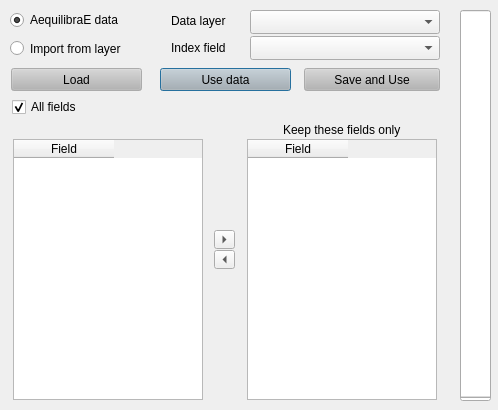
<?xml version="1.0" encoding="UTF-8"?>
<ui version="4.0">
 <class>vector_loader</class>
 <widget class="QDialog" name="vector_loader">
  <property name="windowModality">
   <enum>Qt::ApplicationModal</enum>
  </property>
  <property name="geometry">
   <rect>
    <x>0</x>
    <y>0</y>
    <width>498</width>
    <height>410</height>
   </rect>
  </property>
  <property name="maximumSize">
   <size>
    <width>498</width>
    <height>430</height>
   </size>
  </property>
  <property name="font">
   <font>
    <pointsize>9</pointsize>
   </font>
  </property>
  <property name="windowTitle">
   <string>AequilibraE  -  Vector loader</string>
  </property>
  <property name="windowIcon">
   <iconset>
    <normaloff>../icon.png</normaloff>../icon.png</iconset>
  </property>
  <property name="modal">
   <bool>true</bool>
  </property>
  <widget class="QPushButton" name="but_import_and_use">
   <property name="geometry">
    <rect>
     <x>160</x>
     <y>68</y>
     <width>131</width>
     <height>23</height>
    </rect>
   </property>
   <property name="palette">
    <palette>
     <active>
      <colorrole role="Button">
       <brush brushstyle="SolidPattern">
        <color alpha="255">
         <red>180</red>
         <green>180</green>
         <blue>180</blue>
        </color>
       </brush>
      </colorrole>
     </active>
     <inactive>
      <colorrole role="Button">
       <brush brushstyle="SolidPattern">
        <color alpha="255">
         <red>180</red>
         <green>180</green>
         <blue>180</blue>
        </color>
       </brush>
      </colorrole>
     </inactive>
     <disabled>
      <colorrole role="Button">
       <brush brushstyle="SolidPattern">
        <color alpha="255">
         <red>180</red>
         <green>180</green>
         <blue>180</blue>
        </color>
       </brush>
      </colorrole>
     </disabled>
    </palette>
   </property>
   <property name="text">
    <string>Use data</string>
   </property>
  </widget>
  <widget class="QProgressBar" name="progressbar">
   <property name="enabled">
    <bool>true</bool>
   </property>
   <property name="geometry">
    <rect>
     <x>460</x>
     <y>10</y>
     <width>31</width>
     <height>391</height>
    </rect>
   </property>
   <property name="palette">
    <palette>
     <active>
      <colorrole role="Highlight">
       <brush brushstyle="SolidPattern">
        <color alpha="255">
         <red>0</red>
         <green>170</green>
         <blue>0</blue>
        </color>
       </brush>
      </colorrole>
     </active>
     <inactive>
      <colorrole role="Highlight">
       <brush brushstyle="SolidPattern">
        <color alpha="255">
         <red>240</red>
         <green>240</green>
         <blue>240</blue>
        </color>
       </brush>
      </colorrole>
     </inactive>
     <disabled>
      <colorrole role="Highlight">
       <brush brushstyle="SolidPattern">
        <color alpha="255">
         <red>51</red>
         <green>153</green>
         <blue>255</blue>
        </color>
       </brush>
      </colorrole>
     </disabled>
    </palette>
   </property>
   <property name="value">
    <number>0</number>
   </property>
   <property name="textVisible">
    <bool>true</bool>
   </property>
   <property name="orientation">
    <enum>Qt::Vertical</enum>
   </property>
  </widget>
  <widget class="QComboBox" name="cob_index_field">
   <property name="geometry">
    <rect>
     <x>250</x>
     <y>36</y>
     <width>190</width>
     <height>24</height>
    </rect>
   </property>
   <property name="maxVisibleItems">
    <number>10</number>
   </property>
  </widget>
  <widget class="QLabel" name="lbl_from">
   <property name="geometry">
    <rect>
     <x>171</x>
     <y>40</y>
     <width>121</width>
     <height>16</height>
    </rect>
   </property>
   <property name="text">
    <string>Index field</string>
   </property>
  </widget>
  <widget class="QRadioButton" name="radio_aequilibrae">
   <property name="geometry">
    <rect>
     <x>10</x>
     <y>10</y>
     <width>131</width>
     <height>20</height>
    </rect>
   </property>
   <property name="text">
    <string>AequilibraE data</string>
   </property>
   <property name="checked">
    <bool>true</bool>
   </property>
  </widget>
  <widget class="QRadioButton" name="radio_layer_matrix">
   <property name="geometry">
    <rect>
     <x>10</x>
     <y>40</y>
     <width>161</width>
     <height>17</height>
    </rect>
   </property>
   <property name="text">
    <string>Import from layer</string>
   </property>
   <property name="checked">
    <bool>false</bool>
   </property>
  </widget>
  <widget class="QCheckBox" name="chb_all_fields">
   <property name="geometry">
    <rect>
     <x>12</x>
     <y>96</y>
     <width>141</width>
     <height>22</height>
    </rect>
   </property>
   <property name="text">
    <string>All fields</string>
   </property>
   <property name="checked">
    <bool>true</bool>
   </property>
  </widget>
  <widget class="QPushButton" name="but_save_and_use">
   <property name="geometry">
    <rect>
     <x>304</x>
     <y>68</y>
     <width>136</width>
     <height>23</height>
    </rect>
   </property>
   <property name="palette">
    <palette>
     <active>
      <colorrole role="Button">
       <brush brushstyle="SolidPattern">
        <color alpha="255">
         <red>180</red>
         <green>180</green>
         <blue>180</blue>
        </color>
       </brush>
      </colorrole>
     </active>
     <inactive>
      <colorrole role="Button">
       <brush brushstyle="SolidPattern">
        <color alpha="255">
         <red>180</red>
         <green>180</green>
         <blue>180</blue>
        </color>
       </brush>
      </colorrole>
     </inactive>
     <disabled>
      <colorrole role="Button">
       <brush brushstyle="SolidPattern">
        <color alpha="255">
         <red>180</red>
         <green>180</green>
         <blue>180</blue>
        </color>
       </brush>
      </colorrole>
     </disabled>
    </palette>
   </property>
   <property name="text">
    <string>Save and Use</string>
   </property>
  </widget>
  <widget class="QTableWidget" name="table_fields_to_import">
   <property name="geometry">
    <rect>
     <x>247</x>
     <y>139</y>
     <width>190</width>
     <height>261</height>
    </rect>
   </property>
   <column>
    <property name="text">
     <string>Field</string>
    </property>
   </column>
  </widget>
  <widget class="QTableWidget" name="table_all_fields">
   <property name="geometry">
    <rect>
     <x>13</x>
     <y>139</y>
     <width>190</width>
     <height>261</height>
    </rect>
   </property>
   <column>
    <property name="text">
     <string>Field</string>
    </property>
   </column>
  </widget>
  <widget class="QToolButton" name="but_removes_from_links">
   <property name="geometry">
    <rect>
     <x>214</x>
     <y>250</y>
     <width>21</width>
     <height>19</height>
    </rect>
   </property>
   <property name="text">
    <string>...</string>
   </property>
   <property name="toolButtonStyle">
    <enum>Qt::ToolButtonIconOnly</enum>
   </property>
   <property name="arrowType">
    <enum>Qt::LeftArrow</enum>
   </property>
  </widget>
  <widget class="QToolButton" name="but_adds_to_links">
   <property name="geometry">
    <rect>
     <x>214</x>
     <y>230</y>
     <width>21</width>
     <height>19</height>
    </rect>
   </property>
   <property name="text">
    <string>...</string>
   </property>
   <property name="toolButtonStyle">
    <enum>Qt::ToolButtonIconOnly</enum>
   </property>
   <property name="arrowType">
    <enum>Qt::RightArrow</enum>
   </property>
  </widget>
  <widget class="QPushButton" name="but_load">
   <property name="geometry">
    <rect>
     <x>11</x>
     <y>68</y>
     <width>131</width>
     <height>23</height>
    </rect>
   </property>
   <property name="palette">
    <palette>
     <active>
      <colorrole role="Button">
       <brush brushstyle="SolidPattern">
        <color alpha="255">
         <red>180</red>
         <green>180</green>
         <blue>180</blue>
        </color>
       </brush>
      </colorrole>
     </active>
     <inactive>
      <colorrole role="Button">
       <brush brushstyle="SolidPattern">
        <color alpha="255">
         <red>180</red>
         <green>180</green>
         <blue>180</blue>
        </color>
       </brush>
      </colorrole>
     </inactive>
     <disabled>
      <colorrole role="Button">
       <brush brushstyle="SolidPattern">
        <color alpha="255">
         <red>180</red>
         <green>180</green>
         <blue>180</blue>
        </color>
       </brush>
      </colorrole>
     </disabled>
    </palette>
   </property>
   <property name="text">
    <string>Load</string>
   </property>
  </widget>
  <widget class="QComboBox" name="cob_data_layer">
   <property name="geometry">
    <rect>
     <x>250</x>
     <y>10</y>
     <width>190</width>
     <height>24</height>
    </rect>
   </property>
   <property name="maxVisibleItems">
    <number>10</number>
   </property>
  </widget>
  <widget class="QLabel" name="lbl_from_2">
   <property name="geometry">
    <rect>
     <x>171</x>
     <y>13</y>
     <width>121</width>
     <height>16</height>
    </rect>
   </property>
   <property name="text">
    <string>Data layer</string>
   </property>
  </widget>
  <widget class="QLabel" name="lbl_from_3">
   <property name="geometry">
    <rect>
     <x>283</x>
     <y>122</y>
     <width>131</width>
     <height>16</height>
    </rect>
   </property>
   <property name="text">
    <string>Keep these fields only</string>
   </property>
  </widget>
 </widget>
 <resources/>
 <connections/>
</ui>
